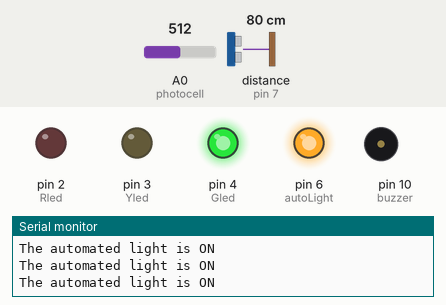
This sketch was run on a simulated Arduino Uno, built with avr-gcc and run on an emulated ATmega328P. On the bench: output pins drawn as LEDs (lit = HIGH), buzzer (waves = sounding, pin HIGH), the last lines printed to the serial monitor. Wiring (inferred from the names in the program): ultrasonic range finder: trigger pin 8; echo pin 7. Inputs (shaded band) come from the test bench; at power-on: distance to the obstacle (sensor on pin 7) 80 cm, A0 (photocell) = 512. The echo pulse lasts 58.3 µs per cm; pins used as bus, display or sensor lines are not drawn.

Above: at 1.2 s.
1.3 s: distance to the obstacle (sensor on pin 7) set to 36 cm
2.8 s: distance to the obstacle (sensor on pin 7) set to 31 cm
At 2.87 s:
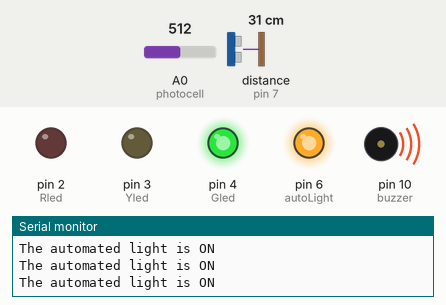
5.8 s: A0 (photocell) set to 460
8.8 s: A0 (photocell) set to 440
At 9.04 s:
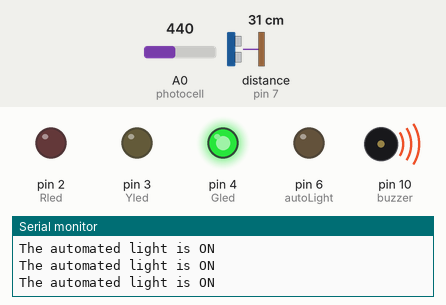
11.8 s: distance to the obstacle (sensor on pin 7) set to 27 cm
At 12.12 s:
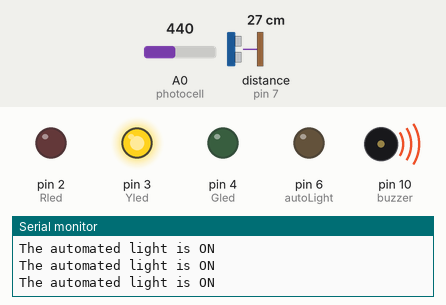
14.8 s: distance to the obstacle (sensor on pin 7) set to 2 cm
At 16.5 s:
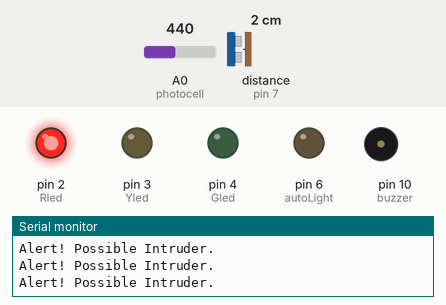
Timing chart, 0 to 17.5 s (numbered marks = the images above; inputs shaded):
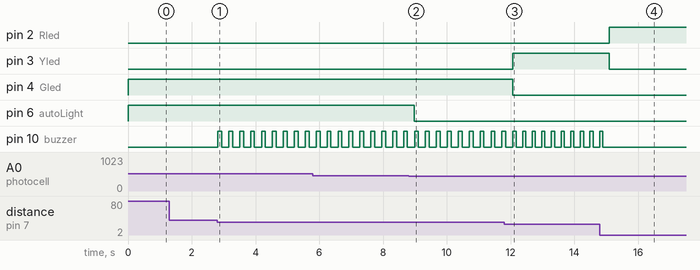

The sketch:

CEIS_6.ino
```cpp
#define trigPin 8
#define echoPin 7
#define Rled 2
#define Yled 3
#define Gled 4
#define buzzer 10
#define photocell A0
#define autoLight 6

void setup() {
Serial.begin(9600);
pinMode(trigPin, OUTPUT);
pinMode(echoPin, INPUT);
pinMode(Rled, OUTPUT);
pinMode(Yled, OUTPUT);
pinMode(Gled, OUTPUT);
pinMode(buzzer, OUTPUT);
pinMode(autoLight, OUTPUT);
}

void loop() {
//=== Automated Light ===
int value=analogRead(photocell); // Read the value from the light sensor to determine condition

//Serial.println(value); //uncomment this line and open serial plotter to see the effect of light intensity on the sensor

if (value > 450) {
 digitalWrite(autoLight, HIGH);
 Serial.println("The automated light is ON");
}
else {
digitalWrite(autoLight, LOW);
}

//==== Distance Sensor ===
long duration, distance, inches;

digitalWrite(trigPin, LOW);
delayMicroseconds(2);
digitalWrite(trigPin, HIGH);
delayMicroseconds(10);
digitalWrite(trigPin, LOW);

// Read the echo signal
duration = pulseIn(echoPin, HIGH); // Read duration for roundtrip distance
distance = (duration /2) * 0.0135 ; // Convert duration to one way distance in units of inches

if (distance <= 12) {  // Outer IF statement units of inches
  if (distance <=6){   // Alert range condition
    Serial.println("Alert! Possible Intruder.");
    digitalWrite(Rled, HIGH); // Alert green LED on
    digitalWrite(Yled, LOW);
    digitalWrite(Gled, LOW);
    }
  if (distance <12 and distance > 6){  // Warning range condition
  digitalWrite(Rled, LOW);
  digitalWrite(Yled, HIGH);  // Warning yellow LED on
  digitalWrite(Gled, LOW);
  }

//==================== Beeping Rate Code Start ======
digitalWrite(buzzer,HIGH);
for (int i= distance; i>0; i--)
delay(10);

digitalWrite(buzzer,LOW);
for (int i= distance; i>0; i--)
delay(10);
//==================== Beeping Rate Code End =======
}
 else{ //Safe range condition
  digitalWrite(Rled, LOW);
  digitalWrite(Yled, LOW);
  digitalWrite(Gled, HIGH);  // Safe distance green LED on
  digitalWrite(buzzer, LOW);
}// end of outer IF statement

delay(100); //pause program to stabilize ultrasonic sensor readings

} //end of loop
```

Measured:
- the behaviour switches between 34 and 33 cm on distance to the obstacle (sensor on pin 7) (found by bisection; images 0 and 1)
- the behaviour switches between 451 and 450 on A0 (photocell) (found by bisection; images 1 and 2)
- the behaviour switches between 31 and 30 cm on distance to the obstacle (sensor on pin 7) (found by bisection; images 2 and 3)
- after the input at 2.8 s, pin 10 (buzzer): alternates HIGH for 0.12 s and LOW for 0.22 s, starting at once
- after the input at 8.8 s, pin 6 (autoLight): HIGH → LOW after 0.18 s
- after the input at 11.8 s, pin 3 (Yled): LOW → HIGH after 0.27 s; pin 4 (Gled): HIGH → LOW after 0.27 s
- after the input at 14.8 s, pin 2 (Rled): LOW → HIGH after 0.29 s; pin 3 (Yled): HIGH → LOW after 0.29 s; pin 10 (buzzer): goes on until 14.9 s, then stays LOW
